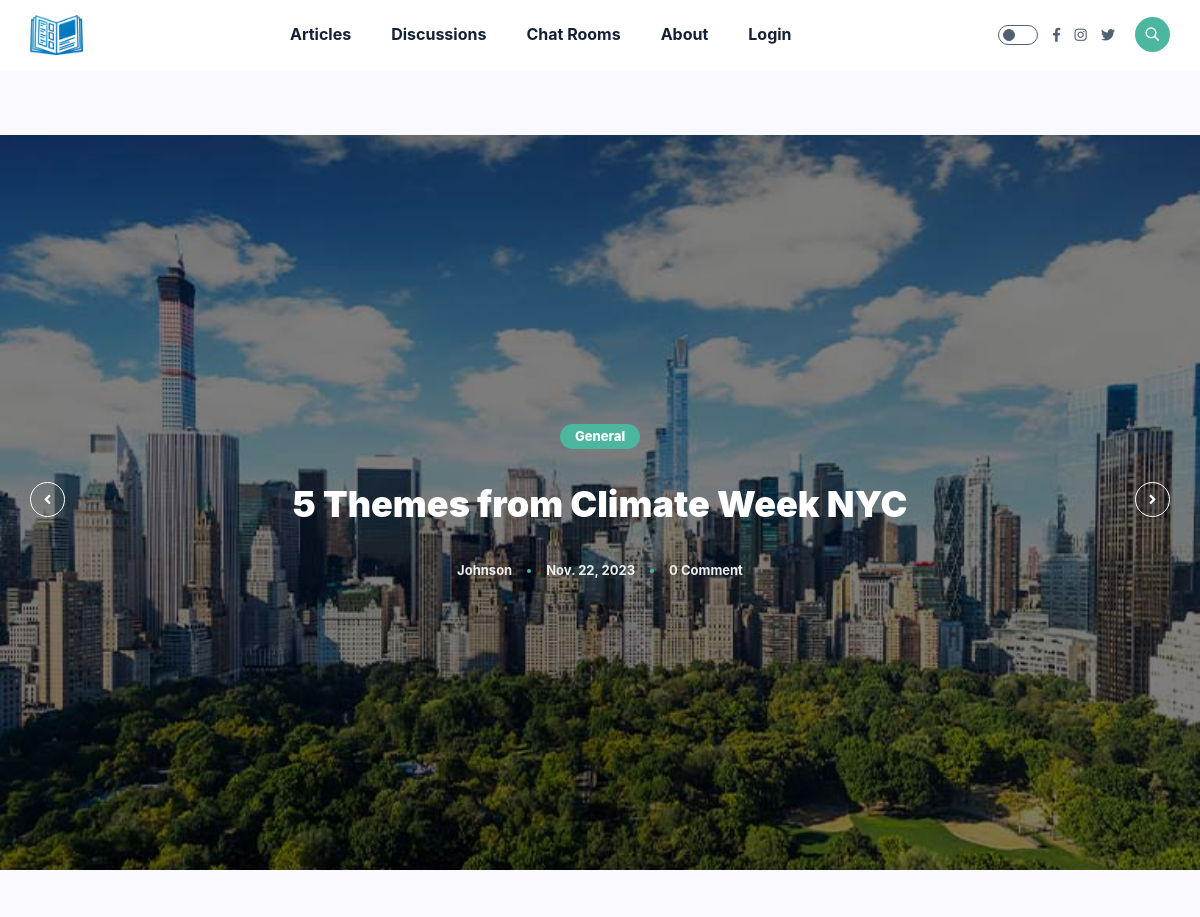
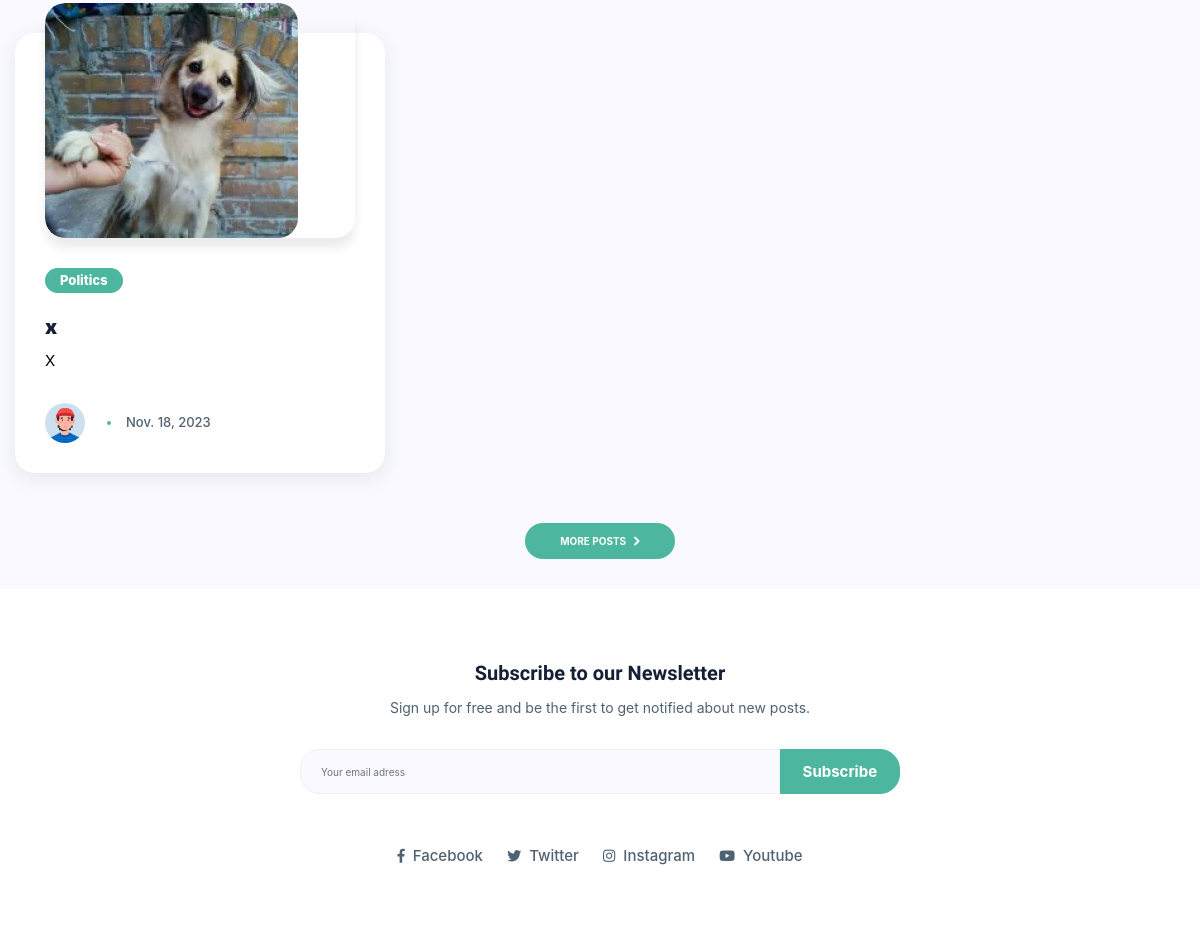
The page / on the database its author committed (2 pictures, top to bottom).
### magazine/models.py (models this page shows, shortened)
class Post(models.Model):
    STATUS_CHOICES = (
        ('draft', 'Draft'),
        ('published', 'Published'),
    )
    title = models.CharField(max_length=250)
    slug = models.SlugField(max_length=250, unique=True)
    category = models.ForeignKey(Category, on_delete=models.CASCADE, blank=True, null=True, default='')
    tags = TaggableManager()
    author = models.ForeignKey(Author, related_name='magazine_post', on_delete=models.CASCADE)
    thumbnail = models.ImageField(upload_to='post')
    overview = models.TextField()
    body = RichTextUploadingField()
    publish = models.DateTimeField(default=timezone.now)
    created = models.DateTimeField(auto_now_add=True)
    updated = models.DateTimeField(auto_now=True)
    status = models.CharField(max_length=50, choices=STATUS_CHOICES, default='draft')
    featured = models.BooleanField(default=False)
    views = models.PositiveIntegerField(default=0)
    objects  = models.Manager() # Default Manager
    published = PublishedManager() # Custom Manager
    class Meta:
        ordering = ('-publish',)
        verbose_name = 'Post'
        verbose_name_plural = 'Posts'
    def get_absolute_url(self):
        return reverse("magazine:post_detail", args=[self.category.slug, self.slug])

class Author(models.Model):
    GENDER_CHOICES = (
        ('male', 'Male'),
        ('female', 'Female'),
    )
    user = models.OneToOneField(settings.AUTH_USER_MODEL,on_delete=models.CASCADE, related_name='profile')
    first_name = models.CharField(max_length=50)
    last_name = models.CharField(max_length=50, blank=True, default='')
    gender = models.CharField(max_length=50, choices=GENDER_CHOICES, default='')
    jobtitle = models.CharField(max_length=150, blank=True)
    bio = models.TextField(blank=True)
    avatar = models.ImageField(upload_to='avatars', default='avatars/default-profile.png')
    cover_photo = models.ImageField(upload_to='profile', blank=True, default='profile/profile-cover.jpg')
    city = models.CharField(max_length=150, blank=True)
    country = CountryField()
    facebook_url = models.CharField(max_length=50, blank=True)
    instagram_url = models.CharField(max_length=50, blank=True)
    twitter_url = models.CharField(max_length=50, blank=True)
    linkedin_url = models.CharField(max_length=50, blank=True)
    def full_name(self):
        return f'{self.first_name} {self.last_name}'

### category/models.py (models this page shows, shortened)
class Category(models.Model):
    category_name = models.CharField(max_length=50, unique=True)
    slug = models.SlugField(max_length=100, unique=True)
    class Meta:
        verbose_name = 'category'
        verbose_name_plural = 'categories'
    def get_absolute_url(self):
        return reverse('magazine:post_by_category', args=[self.slug])
    def __str__(self):
        return self.category_name

### organisationconnect/views.py (the view)
# urls.py: path('',views.home,name='home'),
def home(request):
    featured = Post.published.filter(featured=True)[:2]
    posts = Post.published.order_by('-publish').exclude(featured=True)[:9]
    context = {
        'featured': featured,
        'posts': posts,
    }
    return render(request, 'index.html', context)

### category/context_processors.py (called while the page is built)
def cat_links(request):
    links = Category.objects.all()
    return dict(links=links)

### magazine/models.py (called while the page is built)
    def get_queryset(self):
        return super().get_queryset().filter(status='published')

### templates/index.html (shortened to what this page needs)
{% extends 'base.html' %}
{% load static %}
{% block content %}
    <section class="section carousel-hero">
        {% if featured %}
        <div class="owl-carousel">
            {% for post in featured %}
            <div class="hero d-flex align-items-center " style="background-image: url({{post.thumbnail.url}})">
                <div class="container-fluid">
                    <div class="row">
                        <div class="col-lg-8 offset-lg-2 col-md-10 offset-md-1">
                            <div class="hero-content">
                                <a href="{{post.category.get_absolute_url}}" class="categorie">{{post.category}}</a>
                                <h2>
                                    <a href="{{post.get_absolute_url}}">{{post.title}}</a>
                                </h2>
                                <div class="post-card-info">
                                    <ul class="list-inline">
                                        <li>
                                            <a href="{% url 'magazine:author' post.author.user.username%}">{{post.author.full_name}}</a>
                                        </li>
                                        <li class="dot"></li>
                                        <li>{{post.publish | date}}</li>
                                        <li class="dot"></li>
                                        <li>{{ post.comments.count }} comment{{ post.comments | pluralize }}</li>
                                    </ul>
                                </div>
                            </div>
                        </div>
                    </div>
                </div>
            </div>
            {% endfor %}
        </div>
        {% endif %}
    </section>
    <section class="mt-40 masonry-layout">
        <div class="container-fluid">
        {% if posts %}
            <div class="row"  data-aos="fade-up" data-aos-duration="3000">
                <div class="col-lg-12">
                    <div class="card-columns">
                        {% for post in posts %}
                        <div class="card">
                            <div class="post-card">
                                <div class="post-card-image">
                                    <a href="{{post.get_absolute_url}}">
                                    <img src="{{post.thumbnail.url}}" alt="">
                                    </a>
                                </div>
                                <div class="post-card-content">
                                    <a href="{{post.category.get_absolute_url}}" class="categorie"> {{post.category}}</a>
                                    <h5>
                                        <a href="{{post.get_absolute_url}}">{{post.title}}</a>
                                    </h5>
                                    <p>{{post.overview | truncatewords_html:13|safe}}</p>
                                    <div class="post-card-info">
                                        <ul class="list-inline">
                                            <li>
                                                <a href="{% url 'magazine:author' post.author.user.username%}">
                                                    <img src="{{post.author.avatar.url}}" alt="{{ post.author.user.username }}'s profile picture">
                                                </a>
                                            </li>
                                            <li class="dot"></li>
                                            <li>{{post.publish | date}}</li>
                                        </ul>
                                    </div>
                                </div>
                            </div>
                        </div>
                        {% endfor %}
                    </div>
                    <div class="mt-30 text-center text-upper mb-30">
                        <a href="{% url 'magazine:post_list' %}" class="btn btn-primary">More Posts <i class="fa fa-chevron-right pl-2"></i></a>
                    </div>
                </div>
            </div>
            {% else %}
            <div class="text-center my-5">
			    <img src="{% static 'dashboard/assets/img/illustrations/not_found_60pq.svg' %}" class="pb-3" alt="">
                <h2>No Post Available for Now.</h2>
            </div>
        {% endif %}
        </div>
    </section>
    {% include 'newsletter.html' %}
{% endblock content %}

### static/css/all.css (style rules this page uses)
.fa, .fas, .far, .fal, .fab { -moz-osx-font-smoothing: grayscale; -webkit-font-smoothing: antialiased; display: inline-block; font-style: normal; font-variant: normal; text-rendering: auto; line-height: 1; }
.fa-chevron-right:before { content: "\f054"; }
.fa, .fas { font-family: 'Font Awesome 5 Free'; font-weight: 900; }

### rows shown on the page
Post: thumbnail (picture), category "General", title "5 Themes from Climate Week NYC", author.full_name "Johnson", publish "Nov. 22, 2023", comments.count "0"
Post: thumbnail (picture), category "Politics", title "x", overview "x", author.avatar (placeholder picture), publish "Nov. 18, 2023"
